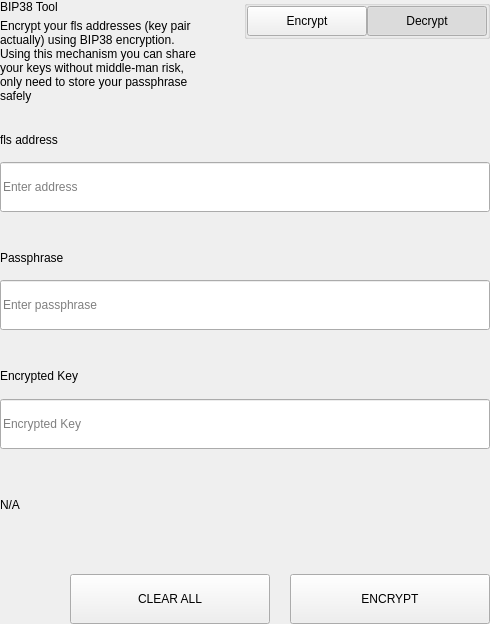
<?xml version="1.0" encoding="UTF-8"?>
<ui version="4.0">
 <class>SettingsBitToolWidget</class>
 <widget class="QWidget" name="SettingsBitToolWidget">
  <property name="geometry">
   <rect>
    <x>0</x>
    <y>0</y>
    <width>490</width>
    <height>624</height>
   </rect>
  </property>
  <property name="windowTitle">
   <string>Form</string>
  </property>
  <layout class="QVBoxLayout" name="verticalLayout">
   <property name="spacing">
    <number>0</number>
   </property>
   <property name="leftMargin">
    <number>0</number>
   </property>
   <property name="topMargin">
    <number>0</number>
   </property>
   <property name="rightMargin">
    <number>0</number>
   </property>
   <property name="bottomMargin">
    <number>0</number>
   </property>
   <item>
    <widget class="QWidget" name="left" native="true">
     <layout class="QVBoxLayout" name="verticalLayout_3">
      <property name="leftMargin">
       <number>0</number>
      </property>
      <property name="topMargin">
       <number>0</number>
      </property>
      <property name="rightMargin">
       <number>0</number>
      </property>
      <property name="bottomMargin">
       <number>0</number>
      </property>
      <item>
       <layout class="QVBoxLayout" name="verticalLayout_2">
        <property name="spacing">
         <number>0</number>
        </property>
        <item>
         <layout class="QHBoxLayout" name="horizontalLayout_3" stretch="3,1">
          <property name="spacing">
           <number>40</number>
          </property>
          <item>
           <layout class="QVBoxLayout" name="verticalLayoutTitle">
            <property name="spacing">
             <number>5</number>
            </property>
            <item>
             <widget class="QLabel" name="labelTitle">
              <property name="text">
               <string>BIP38 Tool</string>
              </property>
             </widget>
            </item>
            <item>
             <widget class="QLabel" name="labelSubtitle1">
              <property name="text">
               <string>Encrypt your fls addresses (key pair actually) using BIP38 encryption.
Using this mechanism you can share your keys without middle-man risk, only need to store your passphrase safely</string>
              </property>
              <property name="wordWrap">
               <bool>true</bool>
              </property>
             </widget>
            </item>
           </layout>
          </item>
          <item alignment="Qt::AlignTop">
           <widget class="QGroupBox" name="groupBox">
            <property name="title">
             <string/>
            </property>
            <property name="alignment">
             <set>Qt::AlignLeading|Qt::AlignLeft|Qt::AlignTop</set>
            </property>
            <layout class="QHBoxLayout" name="horizontalLayout_4">
             <property name="spacing">
              <number>0</number>
             </property>
             <property name="leftMargin">
              <number>0</number>
             </property>
             <property name="topMargin">
              <number>0</number>
             </property>
             <property name="rightMargin">
              <number>0</number>
             </property>
             <property name="bottomMargin">
              <number>0</number>
             </property>
             <item>
              <spacer name="horizontalSpacer">
               <property name="orientation">
                <enum>Qt::Horizontal</enum>
               </property>
               <property name="sizeHint" stdset="0">
                <size>
                 <width>40</width>
                 <height>20</height>
                </size>
               </property>
              </spacer>
             </item>
             <item>
              <widget class="QPushButton" name="pushLeft">
               <property name="minimumSize">
                <size>
                 <width>120</width>
                 <height>30</height>
                </size>
               </property>
               <property name="maximumSize">
                <size>
                 <width>120</width>
                 <height>30</height>
                </size>
               </property>
               <property name="focusPolicy">
                <enum>Qt::NoFocus</enum>
               </property>
               <property name="text">
                <string>Encrypt</string>
               </property>
               <property name="checkable">
                <bool>true</bool>
               </property>
               <property name="autoExclusive">
                <bool>true</bool>
               </property>
              </widget>
             </item>
             <item>
              <widget class="QPushButton" name="pushRight">
               <property name="minimumSize">
                <size>
                 <width>120</width>
                 <height>30</height>
                </size>
               </property>
               <property name="maximumSize">
                <size>
                 <width>120</width>
                 <height>30</height>
                </size>
               </property>
               <property name="focusPolicy">
                <enum>Qt::NoFocus</enum>
               </property>
               <property name="text">
                <string>Decrypt</string>
               </property>
               <property name="checkable">
                <bool>true</bool>
               </property>
               <property name="checked">
                <bool>true</bool>
               </property>
               <property name="autoExclusive">
                <bool>true</bool>
               </property>
              </widget>
             </item>
            </layout>
           </widget>
          </item>
         </layout>
        </item>
        <item>
         <widget class="QStackedWidget" name="stackedWidget">
          <property name="currentIndex">
           <number>1</number>
          </property>
          <widget class="QWidget" name="pageDecrypt">
           <layout class="QVBoxLayout" name="verticalLayout_5">
            <property name="spacing">
             <number>0</number>
            </property>
            <property name="leftMargin">
             <number>0</number>
            </property>
            <property name="topMargin">
             <number>0</number>
            </property>
            <property name="rightMargin">
             <number>0</number>
            </property>
            <property name="bottomMargin">
             <number>0</number>
            </property>
            <item>
             <widget class="QWidget" name="widget" native="true">
              <property name="minimumSize">
               <size>
                <width>0</width>
                <height>100</height>
               </size>
              </property>
              <layout class="QVBoxLayout" name="verticalLayout_4">
               <property name="spacing">
                <number>0</number>
               </property>
               <property name="leftMargin">
                <number>0</number>
               </property>
               <property name="topMargin">
                <number>0</number>
               </property>
               <property name="rightMargin">
                <number>0</number>
               </property>
               <property name="bottomMargin">
                <number>0</number>
               </property>
               <item>
                <spacer name="verticalSpacer_2">
                 <property name="orientation">
                  <enum>Qt::Vertical</enum>
                 </property>
                 <property name="sizeType">
                  <enum>QSizePolicy::Fixed</enum>
                 </property>
                 <property name="sizeHint" stdset="0">
                  <size>
                   <width>20</width>
                   <height>20</height>
                  </size>
                 </property>
                </spacer>
               </item>
               <item>
                <layout class="QHBoxLayout" name="horizontalLayout_6" stretch="2">
                 <property name="spacing">
                  <number>0</number>
                 </property>
                 <item>
                  <layout class="QVBoxLayout" name="verticalLayout_7">
                   <property name="spacing">
                    <number>9</number>
                   </property>
                   <item>
                    <widget class="QLabel" name="labelSubtitleKey">
                     <property name="minimumSize">
                      <size>
                       <width>0</width>
                       <height>20</height>
                      </size>
                     </property>
                     <property name="maximumSize">
                      <size>
                       <width>16777215</width>
                       <height>20</height>
                      </size>
                     </property>
                     <property name="text">
                      <string>Encrypted key</string>
                     </property>
                    </widget>
                   </item>
                   <item>
                    <widget class="QLineEdit" name="lineEditKey">
                     <property name="minimumSize">
                      <size>
                       <width>0</width>
                       <height>50</height>
                      </size>
                     </property>
                     <property name="maximumSize">
                      <size>
                       <width>16777215</width>
                       <height>50</height>
                      </size>
                     </property>
                     <property name="placeholderText">
                      <string>Enter a encrypted key</string>
                     </property>
                    </widget>
                   </item>
                  </layout>
                 </item>
                </layout>
               </item>
               <item>
                <spacer name="verticalSpacer_3">
                 <property name="orientation">
                  <enum>Qt::Vertical</enum>
                 </property>
                 <property name="sizeType">
                  <enum>QSizePolicy::Fixed</enum>
                 </property>
                 <property name="sizeHint" stdset="0">
                  <size>
                   <width>20</width>
                   <height>20</height>
                  </size>
                 </property>
                </spacer>
               </item>
               <item>
                <layout class="QVBoxLayout" name="verticalLayout_9">
                 <property name="spacing">
                  <number>9</number>
                 </property>
                 <item>
                  <widget class="QLabel" name="labelSubtitlePassphrase">
                   <property name="maximumSize">
                    <size>
                     <width>16777215</width>
                     <height>20</height>
                    </size>
                   </property>
                   <property name="text">
                    <string>Passphrase</string>
                   </property>
                  </widget>
                 </item>
                 <item>
                  <widget class="QLineEdit" name="lineEditPassphrase">
                   <property name="minimumSize">
                    <size>
                     <width>0</width>
                     <height>50</height>
                    </size>
                   </property>
                   <property name="maximumSize">
                    <size>
                     <width>16777215</width>
                     <height>50</height>
                    </size>
                   </property>
                   <property name="placeholderText">
                    <string>Enter a passphrase</string>
                   </property>
                  </widget>
                 </item>
                </layout>
               </item>
               <item>
                <spacer name="verticalSpacer_4">
                 <property name="orientation">
                  <enum>Qt::Vertical</enum>
                 </property>
                 <property name="sizeType">
                  <enum>QSizePolicy::Fixed</enum>
                 </property>
                 <property name="sizeHint" stdset="0">
                  <size>
                   <width>20</width>
                   <height>20</height>
                  </size>
                 </property>
                </spacer>
               </item>
               <item>
                <widget class="QWidget" name="widget_3" native="true">
                 <property name="sizePolicy">
                  <sizepolicy hsizetype="Preferred" vsizetype="Fixed">
                   <horstretch>0</horstretch>
                   <verstretch>0</verstretch>
                  </sizepolicy>
                 </property>
                 <layout class="QVBoxLayout" name="verticalLayout_10">
                  <property name="spacing">
                   <number>9</number>
                  </property>
                  <property name="leftMargin">
                   <number>0</number>
                  </property>
                  <property name="topMargin">
                   <number>0</number>
                  </property>
                  <property name="rightMargin">
                   <number>0</number>
                  </property>
                  <property name="bottomMargin">
                   <number>0</number>
                  </property>
                  <item>
                   <widget class="QLabel" name="labelSubtitleDecryptResult">
                    <property name="minimumSize">
                     <size>
                      <width>0</width>
                      <height>20</height>
                     </size>
                    </property>
                    <property name="maximumSize">
                     <size>
                      <width>16777215</width>
                      <height>20</height>
                     </size>
                    </property>
                    <property name="text">
                     <string>Decrypted address result</string>
                    </property>
                   </widget>
                  </item>
                  <item>
                   <widget class="QWidget" name="widget_4" native="true">
                    <layout class="QHBoxLayout" name="horizontalLayout" stretch="6,0,1">
                     <property name="spacing">
                      <number>0</number>
                     </property>
                     <property name="leftMargin">
                      <number>0</number>
                     </property>
                     <property name="topMargin">
                      <number>0</number>
                     </property>
                     <property name="rightMargin">
                      <number>0</number>
                     </property>
                     <property name="bottomMargin">
                      <number>0</number>
                     </property>
                     <item alignment="Qt::AlignVCenter">
                      <widget class="QLineEdit" name="lineEditDecryptResult">
                       <property name="minimumSize">
                        <size>
                         <width>0</width>
                         <height>50</height>
                        </size>
                       </property>
                       <property name="maximumSize">
                        <size>
                         <width>16777215</width>
                         <height>50</height>
                        </size>
                       </property>
                       <property name="placeholderText">
                        <string>Decrypted Address</string>
                       </property>
                      </widget>
                     </item>
                     <item>
                      <spacer name="horizontalSpacer_4">
                       <property name="orientation">
                        <enum>Qt::Horizontal</enum>
                       </property>
                       <property name="sizeType">
                        <enum>QSizePolicy::Fixed</enum>
                       </property>
                       <property name="sizeHint" stdset="0">
                        <size>
                         <width>20</width>
                         <height>50</height>
                        </size>
                       </property>
                      </spacer>
                     </item>
                     <item>
                      <widget class="QPushButton" name="pushButtonImport">
                       <property name="minimumSize">
                        <size>
                         <width>140</width>
                         <height>40</height>
                        </size>
                       </property>
                       <property name="text">
                        <string>Import Address</string>
                       </property>
                      </widget>
                     </item>
                    </layout>
                   </widget>
                  </item>
                 </layout>
                </widget>
               </item>
               <item>
                <widget class="QLabel" name="statusLabel_DEC">
                 <property name="maximumSize">
                  <size>
                   <width>16777215</width>
                   <height>40</height>
                  </size>
                 </property>
                 <property name="text">
                  <string/>
                 </property>
                </widget>
               </item>
               <item>
                <spacer name="verticalSpacer">
                 <property name="orientation">
                  <enum>Qt::Vertical</enum>
                 </property>
                 <property name="sizeType">
                  <enum>QSizePolicy::Preferred</enum>
                 </property>
                 <property name="sizeHint" stdset="0">
                  <size>
                   <width>20</width>
                   <height>20</height>
                  </size>
                 </property>
                </spacer>
               </item>
               <item>
                <layout class="QHBoxLayout" name="horizontalLayout_7">
                 <property name="spacing">
                  <number>0</number>
                 </property>
                 <item>
                  <spacer name="horizontalSpacer_5">
                   <property name="orientation">
                    <enum>Qt::Horizontal</enum>
                   </property>
                   <property name="sizeType">
                    <enum>QSizePolicy::Expanding</enum>
                   </property>
                   <property name="sizeHint" stdset="0">
                    <size>
                     <width>40</width>
                     <height>20</height>
                    </size>
                   </property>
                  </spacer>
                 </item>
                 <item>
                  <widget class="QPushButton" name="pushButtonDecryptClear">
                   <property name="minimumSize">
                    <size>
                     <width>200</width>
                     <height>50</height>
                    </size>
                   </property>
                   <property name="maximumSize">
                    <size>
                     <width>200</width>
                     <height>50</height>
                    </size>
                   </property>
                   <property name="text">
                    <string>CLEAR</string>
                   </property>
                  </widget>
                 </item>
                 <item>
                  <spacer name="horizontalSpacer_3">
                   <property name="orientation">
                    <enum>Qt::Horizontal</enum>
                   </property>
                   <property name="sizeType">
                    <enum>QSizePolicy::Fixed</enum>
                   </property>
                   <property name="sizeHint" stdset="0">
                    <size>
                     <width>20</width>
                     <height>20</height>
                    </size>
                   </property>
                  </spacer>
                 </item>
                 <item>
                  <widget class="QPushButton" name="pushButtonDecrypt">
                   <property name="minimumSize">
                    <size>
                     <width>200</width>
                     <height>50</height>
                    </size>
                   </property>
                   <property name="maximumSize">
                    <size>
                     <width>200</width>
                     <height>50</height>
                    </size>
                   </property>
                   <property name="text">
                    <string>DECRYPT KEY</string>
                   </property>
                  </widget>
                 </item>
                </layout>
               </item>
              </layout>
             </widget>
            </item>
           </layout>
          </widget>
          <widget class="QWidget" name="pageEncrypt">
           <layout class="QVBoxLayout" name="verticalLayout_11">
            <property name="spacing">
             <number>0</number>
            </property>
            <property name="leftMargin">
             <number>0</number>
            </property>
            <property name="topMargin">
             <number>0</number>
            </property>
            <property name="rightMargin">
             <number>0</number>
            </property>
            <property name="bottomMargin">
             <number>0</number>
            </property>
            <item>
             <spacer name="verticalSpacer_8">
              <property name="orientation">
               <enum>Qt::Vertical</enum>
              </property>
              <property name="sizeType">
               <enum>QSizePolicy::Fixed</enum>
              </property>
              <property name="sizeHint" stdset="0">
               <size>
                <width>20</width>
                <height>20</height>
               </size>
              </property>
             </spacer>
            </item>
            <item>
             <widget class="QWidget" name="containerAddressEnc" native="true">
              <layout class="QVBoxLayout" name="containerAddressEncLayout">
               <property name="spacing">
                <number>5</number>
               </property>
               <property name="leftMargin">
                <number>0</number>
               </property>
               <property name="topMargin">
                <number>0</number>
               </property>
               <property name="rightMargin">
                <number>0</number>
               </property>
               <property name="bottomMargin">
                <number>0</number>
               </property>
               <item>
                <widget class="QLabel" name="labelSubtitleAddress">
                 <property name="minimumSize">
                  <size>
                   <width>0</width>
                   <height>20</height>
                  </size>
                 </property>
                 <property name="maximumSize">
                  <size>
                   <width>16777215</width>
                   <height>20</height>
                  </size>
                 </property>
                 <property name="text">
                  <string>fls address</string>
                 </property>
                </widget>
               </item>
               <item>
                <widget class="QLineEdit" name="addressIn_ENC">
                 <property name="minimumSize">
                  <size>
                   <width>0</width>
                   <height>50</height>
                  </size>
                 </property>
                 <property name="placeholderText">
                  <string>Enter address</string>
                 </property>
                </widget>
               </item>
              </layout>
             </widget>
            </item>
            <item>
             <spacer name="verticalSpacer_6">
              <property name="orientation">
               <enum>Qt::Vertical</enum>
              </property>
              <property name="sizeType">
               <enum>QSizePolicy::Fixed</enum>
              </property>
              <property name="sizeHint" stdset="0">
               <size>
                <width>20</width>
                <height>20</height>
               </size>
              </property>
             </spacer>
            </item>
            <item>
             <widget class="QWidget" name="containerAddress" native="true">
              <layout class="QHBoxLayout" name="horizontalLayout_9" stretch="2">
               <property name="spacing">
                <number>0</number>
               </property>
               <property name="leftMargin">
                <number>0</number>
               </property>
               <property name="topMargin">
                <number>0</number>
               </property>
               <property name="rightMargin">
                <number>0</number>
               </property>
               <property name="bottomMargin">
                <number>0</number>
               </property>
               <item>
                <layout class="QVBoxLayout" name="verticalLayout_8">
                 <property name="spacing">
                  <number>5</number>
                 </property>
                 <item>
                  <widget class="QLabel" name="labelSubtitleMessage">
                   <property name="minimumSize">
                    <size>
                     <width>0</width>
                     <height>20</height>
                    </size>
                   </property>
                   <property name="maximumSize">
                    <size>
                     <width>16777215</width>
                     <height>20</height>
                    </size>
                   </property>
                   <property name="text">
                    <string>Passphrase</string>
                   </property>
                  </widget>
                 </item>
                 <item>
                  <widget class="QLineEdit" name="passphraseIn_ENC">
                   <property name="minimumSize">
                    <size>
                     <width>0</width>
                     <height>50</height>
                    </size>
                   </property>
                   <property name="maximumSize">
                    <size>
                     <width>16777215</width>
                     <height>50</height>
                    </size>
                   </property>
                   <property name="placeholderText">
                    <string>Enter passphrase</string>
                   </property>
                  </widget>
                 </item>
                </layout>
               </item>
              </layout>
             </widget>
            </item>
            <item>
             <spacer name="verticalSpacer_7">
              <property name="orientation">
               <enum>Qt::Vertical</enum>
              </property>
              <property name="sizeType">
               <enum>QSizePolicy::Fixed</enum>
              </property>
              <property name="sizeHint" stdset="0">
               <size>
                <width>20</width>
                <height>20</height>
               </size>
              </property>
             </spacer>
            </item>
            <item>
             <widget class="QWidget" name="widget_2" native="true">
              <property name="minimumSize">
               <size>
                <width>0</width>
                <height>75</height>
               </size>
              </property>
              <property name="maximumSize">
               <size>
                <width>16777215</width>
                <height>16777215</height>
               </size>
              </property>
              <layout class="QVBoxLayout" name="verticalLayout_6">
               <property name="leftMargin">
                <number>0</number>
               </property>
               <property name="topMargin">
                <number>0</number>
               </property>
               <property name="rightMargin">
                <number>0</number>
               </property>
               <property name="bottomMargin">
                <number>0</number>
               </property>
               <item>
                <widget class="QLabel" name="labelSubtitleEncryptedKey">
                 <property name="minimumSize">
                  <size>
                   <width>0</width>
                   <height>20</height>
                  </size>
                 </property>
                 <property name="maximumSize">
                  <size>
                   <width>16777215</width>
                   <height>20</height>
                  </size>
                 </property>
                 <property name="text">
                  <string>Encrypted Key</string>
                 </property>
                </widget>
               </item>
               <item>
                <widget class="QLineEdit" name="encryptedKeyOut_ENC">
                 <property name="minimumSize">
                  <size>
                   <width>0</width>
                   <height>50</height>
                  </size>
                 </property>
                 <property name="placeholderText">
                  <string>Encrypted Key</string>
                 </property>
                </widget>
               </item>
              </layout>
             </widget>
            </item>
            <item>
             <widget class="QLabel" name="statusLabel_ENC">
              <property name="text">
               <string notr="true">N/A</string>
              </property>
             </widget>
            </item>
            <item>
             <spacer name="verticalSpacer_5">
              <property name="orientation">
               <enum>Qt::Vertical</enum>
              </property>
              <property name="sizeType">
               <enum>QSizePolicy::Fixed</enum>
              </property>
              <property name="sizeHint" stdset="0">
               <size>
                <width>20</width>
                <height>20</height>
               </size>
              </property>
             </spacer>
            </item>
            <item>
             <layout class="QHBoxLayout" name="horizontalLayout_8">
              <property name="spacing">
               <number>0</number>
              </property>
              <item>
               <spacer name="horizontalSpacer_6">
                <property name="orientation">
                 <enum>Qt::Horizontal</enum>
                </property>
                <property name="sizeType">
                 <enum>QSizePolicy::Expanding</enum>
                </property>
                <property name="sizeHint" stdset="0">
                 <size>
                  <width>40</width>
                  <height>20</height>
                 </size>
                </property>
               </spacer>
              </item>
              <item>
               <widget class="QPushButton" name="pushButtonClear">
                <property name="minimumSize">
                 <size>
                  <width>200</width>
                  <height>50</height>
                 </size>
                </property>
                <property name="focusPolicy">
                 <enum>Qt::NoFocus</enum>
                </property>
                <property name="text">
                 <string>CLEAR ALL</string>
                </property>
               </widget>
              </item>
              <item>
               <spacer name="horizontalSpacer_2">
                <property name="orientation">
                 <enum>Qt::Horizontal</enum>
                </property>
                <property name="sizeType">
                 <enum>QSizePolicy::Fixed</enum>
                </property>
                <property name="sizeHint" stdset="0">
                 <size>
                  <width>20</width>
                  <height>20</height>
                 </size>
                </property>
               </spacer>
              </item>
              <item>
               <widget class="QPushButton" name="pushButtonEncrypt">
                <property name="minimumSize">
                 <size>
                  <width>200</width>
                  <height>50</height>
                 </size>
                </property>
                <property name="maximumSize">
                 <size>
                  <width>200</width>
                  <height>50</height>
                 </size>
                </property>
                <property name="focusPolicy">
                 <enum>Qt::NoFocus</enum>
                </property>
                <property name="text">
                 <string>ENCRYPT</string>
                </property>
               </widget>
              </item>
             </layout>
            </item>
           </layout>
          </widget>
         </widget>
        </item>
       </layout>
      </item>
     </layout>
    </widget>
   </item>
  </layout>
 </widget>
 <resources/>
 <connections/>
</ui>
